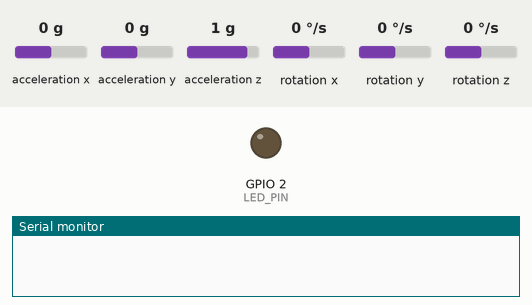
The sketch below on a simulated ESP32-C3. Shown: output pins drawn as LEDs (lit = HIGH), the last lines printed to the serial monitor. Wiring (inferred from the names in the program): MPU-9250 motion sensor at I2C address 0x68. The test bench sets the inputs (shaded band); at power-on: acceleration x 0 g, acceleration y 0 g, acceleration z 1 g, rotation x 0 °/s, rotation y 0 °/s, rotation z 0 °/s. Nothing arrives over Bluetooth unless stated; a phone connects over Bluetooth LE 3 s after start.

Above: at 0.1 s.
At 3.7 s:
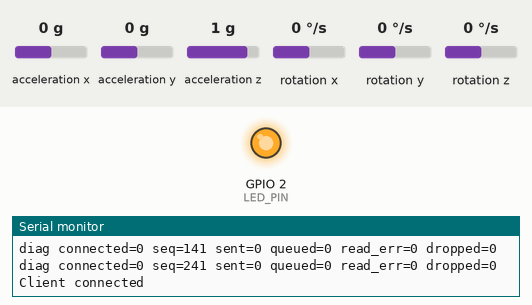
Timing chart, 0 to 5.2 s (numbered marks = the images above):
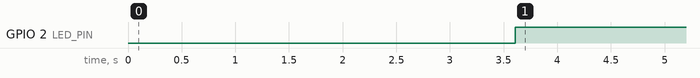

Measured:
- by itself, GPIO 2 (LED_PIN): LOW → HIGH at 3.6 s

The sketch:

esp32_IMU_Ver2.ino
```cpp
/**
 * DernDee Foot IMU Node - Packet V1
 *
 * Stream format (little-endian, packed, 22 bytes):
 * [magic(2), version(1), seq(2), timestamp_us(4),
 *  ax(2), ay(2), az(2), gx(2), gy(2), gz(2), crc8(1)]
 *
 * Sampling:
 * - MPU9250 accel/gyro raw int16
 * - 100 Hz via vTaskDelayUntil()
 * - BLE notifications with a small ring buffer between producer/consumer tasks
 */

#include <Wire.h>

#include <BLE2902.h>
#include <BLEDevice.h>
#include <BLEServer.h>
#include <BLEUtils.h>

// ========== 1. Configuration ==========
// Change device name per foot before flashing: "DernDee_L_Foot", "DernDee_R_Foot"
const char *SENSOR_ID = "DernDee_R_Foot";

#define SERVICE_UUID "4fafc201-1fb5-459e-8fcc-c5c9c331914b"
#define CHARACTERISTIC_UUID "beb5483e-36e1-4688-b7f5-ea07361b26a8"

const int IMU_INTERVAL_MS = 10; // 100 Hz
const int LED_PIN = 2;
const uint16_t IMU_PACKET_MAGIC = 0xAA55;
const uint8_t IMU_PACKET_VERSION = 1;
const uint8_t IMU_RING_BUFFER_CAPACITY = 12;
const uint32_t DIAG_INTERVAL_MS = 1000;

// ========== 2. MPU9250 Register Map ==========
#define MPU9250_ADDR 0x68
#define PWR_MGMT_1 0x6B
#define ACCEL_XOUT_H 0x3B
#define WHO_AM_I 0x75
#define CONFIG 0x1A
#define GYRO_CONFIG 0x1B
#define ACCEL_CONFIG 0x1C

// ========== 3. Data Structures ==========
typedef struct __attribute__((packed)) {
  uint16_t magic;
  uint8_t version;
  uint16_t seq;
  uint32_t timestamp_us;
  int16_t ax;
  int16_t ay;
  int16_t az;
  int16_t gx;
  int16_t gy;
  int16_t gz;
  uint8_t crc8;
} ImuPacketV1;

typedef struct {
  int16_t ax;
  int16_t ay;
  int16_t az;
  int16_t gx;
  int16_t gy;
  int16_t gz;
} ImuRawSample;

static_assert(sizeof(ImuPacketV1) == 22, "ImuPacketV1 must be 22 bytes");

// Ring Buffer
ImuPacketV1 g_packetBuffer[IMU_RING_BUFFER_CAPACITY];
volatile uint8_t g_packetHead = 0;
volatile uint8_t g_packetTail = 0;
volatile uint8_t g_packetCount = 0;

// Diagnostics / Shared State
volatile uint16_t g_nextSeq = 0;
volatile uint32_t g_readErrorCount = 0;
volatile uint32_t g_droppedSampleCount = 0;
volatile uint32_t g_sentPacketCount = 0;
volatile uint32_t g_lastDiagMs = 0;

// RTOS Handles
TaskHandle_t imuTaskHandle = nullptr;
TaskHandle_t bleTaskHandle = nullptr;
BLECharacteristic *pImuChar = nullptr;
BLEServer *pServer = nullptr;
portMUX_TYPE packetMux = portMUX_INITIALIZER_UNLOCKED;

// Connection State
volatile bool deviceConnected = false;
bool oldDeviceConnected = false;

// Prototypes
void writeMPU(uint8_t reg, uint8_t data);
bool readMPU(ImuRawSample &sample);
void imuTask(void *pvParameters);
void bleTask(void *pvParameters);
bool pushPacket(const ImuPacketV1 &packet);
bool popPacket(ImuPacketV1 &packet);
uint8_t calcCRC8(const uint8_t *data, size_t len);
void logDiagnosticsIfDue();

// BLE Callbacks
class MyServerCallbacks : public BLEServerCallbacks {
  void onConnect(BLEServer *server) {
    (void)server;
    deviceConnected = true;
    Serial.println("Client connected");
    digitalWrite(LED_PIN, HIGH);
  };

  void onDisconnect(BLEServer *server) {
    (void)server;
    deviceConnected = false;
    Serial.println("Client disconnected");
    digitalWrite(LED_PIN, LOW);
  }
};

// ========== 4. Setup ==========
void setup() {
  Serial.begin(115200);
  Wire.begin();
  Wire.setClock(400000);
  pinMode(LED_PIN, OUTPUT);
  digitalWrite(LED_PIN, LOW);

  delay(500);
  Serial.println("--------------------------------");
  Serial.printf("Device: %s (Foot IMU Packet V1)\n", SENSOR_ID);
  Serial.printf("Packet size: %u bytes, Ring buffer: %u packets\n",
                static_cast<unsigned int>(sizeof(ImuPacketV1)),
                static_cast<unsigned int>(IMU_RING_BUFFER_CAPACITY));

  // --- Init MPU9250 ---
  Wire.beginTransmission(MPU9250_ADDR);
  Wire.write(WHO_AM_I);
  Wire.endTransmission(false);
  uint8_t bytesRead = Wire.requestFrom(MPU9250_ADDR, 1, true);
  uint8_t whoami = bytesRead == 1 ? Wire.read() : 0x00;

  if (whoami != 0x71 && whoami != 0x73 && whoami != 0x70) {
    Serial.printf("Warning: MPU9250 not found (WHO_AM_I: 0x%02X)\n", whoami);
  } else {
    Serial.printf("MPU WHO_AM_I: 0x%02X\n", whoami);
  }

  writeMPU(PWR_MGMT_1, 0x00);
  delay(100);

  // Foot-mounted gait settings:
  // Gyro: +/- 2000 dps to avoid saturation during swing.
  // Accel: +/- 8g to preserve heel-strike transients.
  writeMPU(GYRO_CONFIG, 0x18);  // +/- 2000 dps
  writeMPU(ACCEL_CONFIG, 0x10); // +/- 8g
  writeMPU(CONFIG, 0x03);       // LPF ~41 Hz

  // --- Init BLE ---
  BLEDevice::init(SENSOR_ID);
  BLEDevice::setMTU(64);

  pServer = BLEDevice::createServer();
  pServer->setCallbacks(new MyServerCallbacks());

  BLEService *pService = pServer->createService(SERVICE_UUID);
  pImuChar = pService->createCharacteristic(CHARACTERISTIC_UUID,
                                            BLECharacteristic::PROPERTY_NOTIFY);
  pImuChar->addDescriptor(new BLE2902());
  pService->start();

  BLEAdvertising *pAdvertising = BLEDevice::getAdvertising();
  pAdvertising->addServiceUUID(SERVICE_UUID);
  // Web Bluetooth matches service filters from the primary advertisement only.
  pAdvertising->setScanResponse(false);
  pAdvertising->setMinPreferred(0x06);
  pAdvertising->setMaxPreferred(0x12);

  BLEDevice::startAdvertising();
  Serial.println("BLE advertising started");

  // --- Tasks ---
  // Avoid core pinning so the sketch can run on single-core ESP32-C3 boards.
  xTaskCreate(imuTask, "imuTask", 4096, nullptr, 2, &imuTaskHandle);
  xTaskCreate(bleTask, "bleTask", 4096, nullptr, 1, &bleTaskHandle);
}

void loop() {
  if (!deviceConnected && oldDeviceConnected) {
    delay(500);
    pServer->startAdvertising();
    Serial.println("Restart advertising");
    oldDeviceConnected = deviceConnected;
  }

  if (deviceConnected && !oldDeviceConnected) {
    oldDeviceConnected = deviceConnected;
  }

  logDiagnosticsIfDue();
  vTaskDelay(pdMS_TO_TICKS(100));
}

// ========== 5. Tasks Logic ==========

void imuTask(void *pvParameters) {
  (void)pvParameters;
  TickType_t lastWakeTime = xTaskGetTickCount();

  for (;;) {
    ImuRawSample raw;
    if (readMPU(raw)) {
      ImuPacketV1 packet;
      packet.magic = IMU_PACKET_MAGIC;
      packet.version = IMU_PACKET_VERSION;

      portENTER_CRITICAL(&packetMux);
      packet.seq = g_nextSeq++;
      portEXIT_CRITICAL(&packetMux);

      packet.timestamp_us = static_cast<uint32_t>(micros());
      packet.ax = raw.ax;
      packet.ay = raw.ay;
      packet.az = raw.az;
      packet.gx = raw.gx;
      packet.gy = raw.gy;
      packet.gz = raw.gz;
      packet.crc8 = calcCRC8(reinterpret_cast<const uint8_t *>(&packet),
                             sizeof(ImuPacketV1) - 1);

      pushPacket(packet);

      if (bleTaskHandle != nullptr) {
        xTaskNotifyGive(bleTaskHandle);
      }
    } else {
      portENTER_CRITICAL(&packetMux);
      g_readErrorCount++;
      portEXIT_CRITICAL(&packetMux);
    }

    vTaskDelayUntil(&lastWakeTime, pdMS_TO_TICKS(IMU_INTERVAL_MS));
  }
}

void bleTask(void *pvParameters) {
  (void)pvParameters;

  for (;;) {
    ulTaskNotifyTake(pdTRUE, portMAX_DELAY);

    ImuPacketV1 txPacket;
    while (popPacket(txPacket)) {
      if (deviceConnected && pImuChar != nullptr) {
        pImuChar->setValue(reinterpret_cast<uint8_t *>(&txPacket),
                           sizeof(ImuPacketV1));
        pImuChar->notify();

        portENTER_CRITICAL(&packetMux);
        g_sentPacketCount++;
        portEXIT_CRITICAL(&packetMux);
      }
    }
  }
}

// ========== 6. I2C / Buffer Utilities ==========

void writeMPU(uint8_t reg, uint8_t data) {
  Wire.beginTransmission(MPU9250_ADDR);
  Wire.write(reg);
  Wire.write(data);
  Wire.endTransmission(true);
}

bool readMPU(ImuRawSample &sample) {
  Wire.beginTransmission(MPU9250_ADDR);
  Wire.write(ACCEL_XOUT_H);
  if (Wire.endTransmission(false) != 0) {
    return false;
  }

  uint8_t count = Wire.requestFrom(MPU9250_ADDR, 14, true);
  if (count != 14 || Wire.available() != 14) {
    while (Wire.available()) {
      Wire.read();
    }
    return false;
  }

  sample.ax = static_cast<int16_t>(Wire.read() << 8 | Wire.read());
  sample.ay = static_cast<int16_t>(Wire.read() << 8 | Wire.read());
  sample.az = static_cast<int16_t>(Wire.read() << 8 | Wire.read());
  Wire.read();
  Wire.read(); // Temperature
  sample.gx = static_cast<int16_t>(Wire.read() << 8 | Wire.read());
  sample.gy = static_cast<int16_t>(Wire.read() << 8 | Wire.read());
  sample.gz = static_cast<int16_t>(Wire.read() << 8 | Wire.read());
  return true;
}

bool pushPacket(const ImuPacketV1 &packet) {
  bool droppedOldest = false;

  portENTER_CRITICAL(&packetMux);

  if (g_packetCount == IMU_RING_BUFFER_CAPACITY) {
    g_packetTail = (g_packetTail + 1) % IMU_RING_BUFFER_CAPACITY;
    g_packetCount--;
    g_droppedSampleCount++;
    droppedOldest = true;
  }

  g_packetBuffer[g_packetHead] = packet;
  g_packetHead = (g_packetHead + 1) % IMU_RING_BUFFER_CAPACITY;
  g_packetCount++;

  portEXIT_CRITICAL(&packetMux);
  return !droppedOldest;
}

bool popPacket(ImuPacketV1 &packet) {
  bool hasPacket = false;

  portENTER_CRITICAL(&packetMux);
  if (g_packetCount > 0) {
    packet = g_packetBuffer[g_packetTail];
    g_packetTail = (g_packetTail + 1) % IMU_RING_BUFFER_CAPACITY;
    g_packetCount--;
    hasPacket = true;
  }
  portEXIT_CRITICAL(&packetMux);

  return hasPacket;
}

// CRC-8-ATM (poly 0x07, init 0x00)
uint8_t calcCRC8(const uint8_t *data, size_t len) {
  uint8_t crc = 0x00;

  for (size_t i = 0; i < len; i++) {
    crc ^= data[i];
    for (uint8_t bit = 0; bit < 8; bit++) {
      if ((crc & 0x80) != 0) {
        crc = static_cast<uint8_t>((crc << 1) ^ 0x07);
      } else {
        crc <<= 1;
      }
    }
  }

  return crc;
}

void logDiagnosticsIfDue() {
  uint32_t nowMs = millis();
  uint32_t lastDiagMs = 0;

  portENTER_CRITICAL(&packetMux);
  lastDiagMs = g_lastDiagMs;
  portEXIT_CRITICAL(&packetMux);

  if (nowMs - lastDiagMs < DIAG_INTERVAL_MS) {
    return;
  }

  uint32_t readErrors = 0;
  uint32_t droppedSamples = 0;
  uint32_t sentPackets = 0;
  uint8_t queuedPackets = 0;
  uint16_t nextSeq = 0;

  portENTER_CRITICAL(&packetMux);
  g_lastDiagMs = nowMs;
  readErrors = g_readErrorCount;
  droppedSamples = g_droppedSampleCount;
  sentPackets = g_sentPacketCount;
  queuedPackets = g_packetCount;
  nextSeq = g_nextSeq;
  portEXIT_CRITICAL(&packetMux);

  Serial.printf(
      "diag connected=%u seq=%u sent=%lu queued=%u read_err=%lu dropped=%lu\n",
      deviceConnected ? 1 : 0, nextSeq, static_cast<unsigned long>(sentPackets),
      static_cast<unsigned int>(queuedPackets),
      static_cast<unsigned long>(readErrors),
      static_cast<unsigned long>(droppedSamples));
}
```
